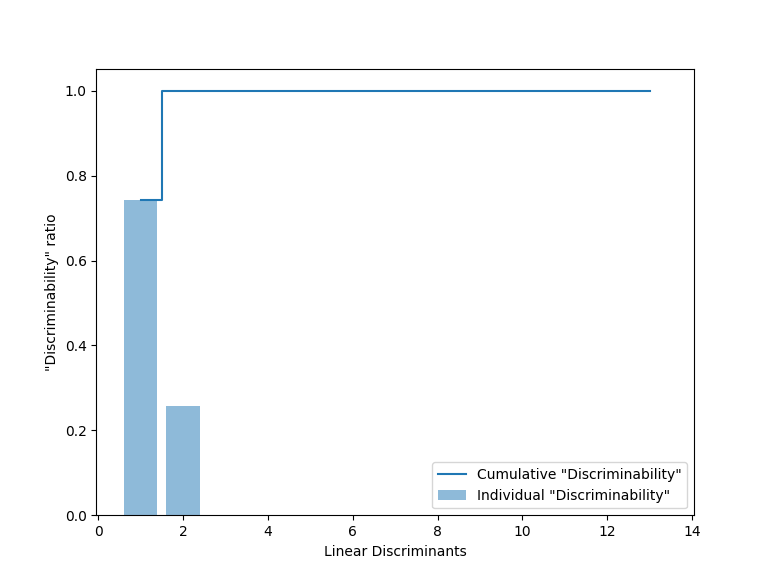

Here is the Python script that generated this plot:
from Wine import getWineData
import numpy as np
import matplotlib.pyplot as plt

X_train_std, X_test_std, y_train, y_test = getWineData()

np.set_printoptions(precision=4)
mean_vecs = []
for label in range(1, 4):
    mean_vecs.append(np.mean(X_train_std[y_train == label], axis=0))
    print('MV %s: %s\n' % (label, mean_vecs[label-1]))

d = 13
S_W = np.zeros((d, d))
for label, mv in zip(range(1, 4), mean_vecs):
    class_scatter = np.cov(X_train_std[y_train == label].T)
    # これだと正規化ができていない(→covを使う)
    # class_scatter = np.zeros((d, d))
    # for row in X_train_std[y_train == label]:
    #     row, mv = row.reshape(d, 1), mv.reshape(d, 1)
    #     class_scatter += (row-mv).dot((row-mv).T)
    S_W += class_scatter

print('Within-class scatter matrix: %sx%s' % (S_W.shape[0], S_W.shape[1]))

mean_overall = np.mean(X_train_std, axis=0)
S_B = np.zeros((d, d))
for i, mean_vec in enumerate(mean_vecs):
    n = X_train_std[y_train == i+1, :].shape[0]
    mean_vec = mean_vec.reshape(d, 1)
    mean_overall = mean_overall.reshape(d, 1)
    S_B += n*(mean_vec - mean_overall).dot((mean_vec-mean_overall).T)

print('Between-class scatter matrix: %sx%s' % (S_B.shape[0], S_B.shape[1]))

eigen_vals, eigen_vecs = np.linalg.eig(np.linalg.inv(S_W).dot(S_B))
eigen_pairs = [(np.abs(eigen_vals[i]), eigen_vecs[:, i])
               for i in range(len(eigen_vals))]
eigen_pairs = sorted(eigen_pairs, key=lambda k: k[0], reverse=True)
print('Eigenvalues in Decreasing order: \n')
for eigen_val in eigen_pairs:
    print(eigen_val[0])


tot = sum(eigen_vals.real)
discr = [(i / tot) for i in sorted(eigen_vals.real, reverse=True)]
cum_discr = np.cumsum(discr)
plt.bar(range(1, 14), discr, alpha=0.5, align='center',
        label='Individual "Discriminability"')
plt.step(range(1, 14), cum_discr, where='mid',
         label='Cumulative "Discriminability"')
plt.ylabel('"Discriminability" ratio')
plt.xlabel('Linear Discriminants')
plt.ylim([0.0, 1.05])
plt.legend(loc='best')
plt.show()

w = np.hstack((eigen_pairs[0][1][:, np.newaxis].real,
               eigen_pairs[1][1][:, np.newaxis].real))
print('Matrix W:\n', w)

X_train_lda = X_train_std.dot(w)
colors = ['r', 'b', 'g']
markers = ['s', 'x', 'o']
for l, c, m in zip(np.unique(y_train), colors, markers):
    plt.scatter(X_train_lda[y_train == l, 0]*(-1),
                X_train_lda[y_train == l, 1]*(-1), c=c, label=l, marker=m)
plt.xlabel('LD 1')
plt.ylabel('LD 2')
plt.legend(loc='best')
plt.show()
